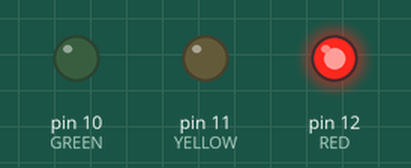
A sketch run on a simulated Arduino Uno, built with avr-gcc and run on an emulated ATmega328P. Parts: output pins drawn as LEDs (lit = HIGH).

Above: at 3.0 s.
At 6.05 s:
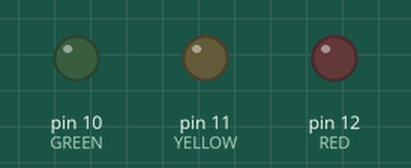
At 7.1 s:
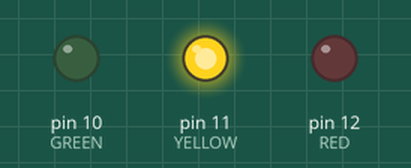
At 10.2 s:
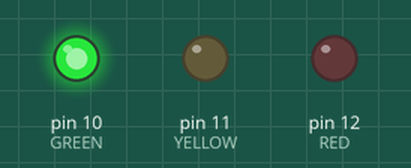
Timing chart, 0 to 16.0 s (numbered marks = the images above):
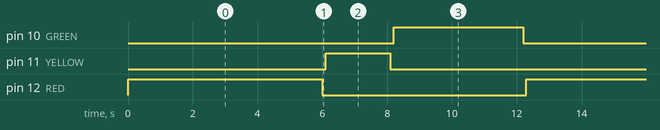

The sketch:

ponderada3.ino
```cpp
const byte GREEN = 10;
const byte YELLOW = 11;
const byte RED = 12;
const int Sec = 1000;

void setup() {
  pinMode(GREEN, OUTPUT);
  pinMode(YELLOW, OUTPUT);
  pinMode(RED, OUTPUT);
}

void loop() {
	temp(6, &RED);
  temp(2, &YELLOW);
  temp(4, &GREEN);
}

void temp(int n, byte *COLOR){
  analogWrite(*COLOR, 255);
  delay(n*Sec);
  analogWrite(*COLOR, 0);
  delay(100);
}
```

Measured:
- by itself, pin 10 (GREEN): alternates HIGH for 4.0 s and LOW for 8.3 s
- by itself, pin 11 (YELLOW): alternates HIGH for 2.0 s and LOW for 10.3 s
- by itself, pin 12 (RED): alternates HIGH for 6.0 s and LOW for 6.3 s
